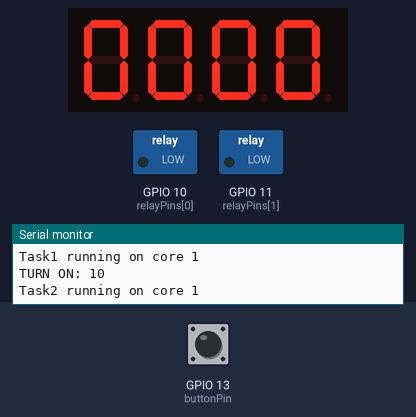
Recording of a program running on a simulated ESP32-S3. On the bench: 4-digit seven-segment display, switched loads named in the program (green lamp = pin HIGH), the last lines printed to the serial monitor. Dashed ring = blinking. Inputs (shaded band) come from the test bench; at power-on: GPIO 13 (buttonPin) HIGH.

Above: at 2.2 s.
2.3 s: GPIO 13 (buttonPin) pulled LOW for 0.15 s
At 3.3 s:
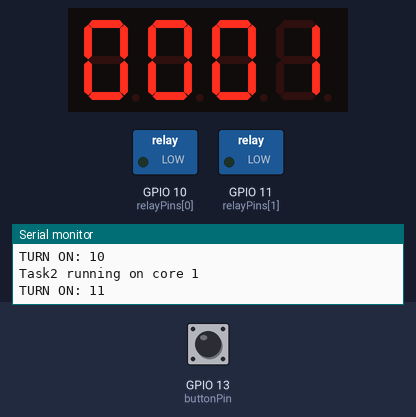
4.2 s: GPIO 13 (buttonPin) pulled LOW for 1 s
At 5.9 s:
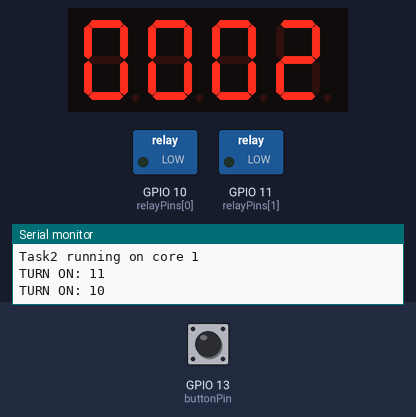
6.7 s: GPIO 13 (buttonPin) pulled LOW for 0.15 s
At 7.6 s:
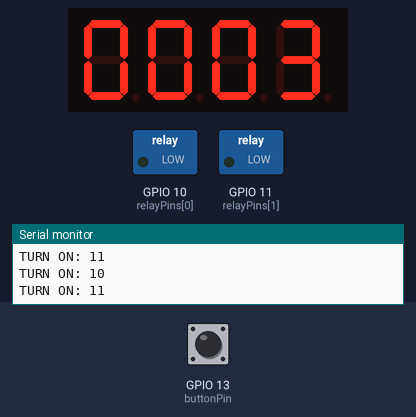
8.4 s: GPIO 13 (buttonPin) pulled LOW for 1 s
At 9.1 s:
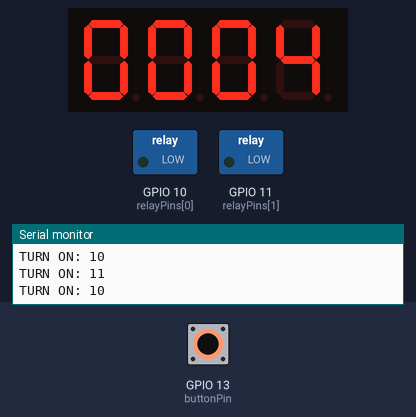
10.9 s: GPIO 13 (buttonPin) pulsed LOW 5 times (0.12 s each, 0.3 s apart)
At 11.35 s:
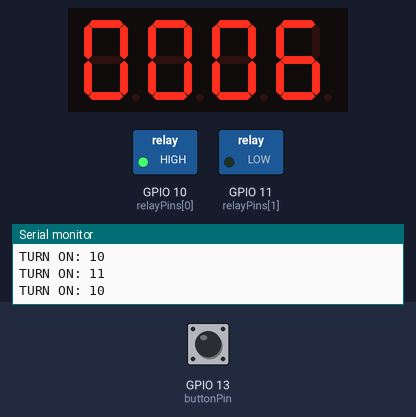
Timing chart, 0 to 13.9 s (numbered marks = the images above; inputs shaded):
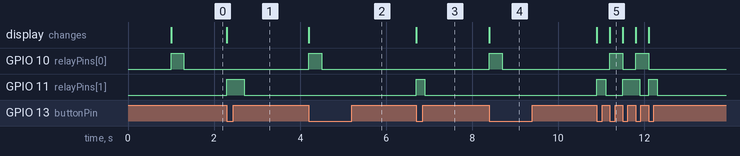

Measured:
- after the input at 2.3 s, GPIO 11 (relayPins[1]): LOW → HIGH at once, → LOW 0.40 s later; the display: changes at once (image 1)
- after the input at 4.2 s, GPIO 10 (relayPins[0]): LOW → HIGH at once, → LOW 0.30 s later; the display: changes at once (image 2)
- after the input at 6.7 s, GPIO 11 (relayPins[1]): LOW → HIGH at once, → LOW 0.20 s later; the display: changes at once (image 3)
- after the input at 8.4 s, GPIO 10 (relayPins[0]): LOW → HIGH at once, → LOW 0.30 s later; the display: changes at once (image 4)
- after the input at 10.9 s, GPIO 10 (relayPins[0]): alternates HIGH for 0.30 s and LOW for 0.30 s, 4 changes in all, then stays LOW, starting after 0.30 s; GPIO 11 (relayPins[1]): goes HIGH 0.20 s, LOW 0.40 s, HIGH 0.40 s, LOW 0.20 s, HIGH 0.20 s, then LOW, starting at once; the display: first changes at once (image 5 shows a later state)

The program:

main.cpp
```cpp
#include <Arduino.h>
#include "SevSeg.h"
SevSeg sevseg;

TaskHandle_t Task1;
TaskHandle_t Task2;

int number = 0;
char buffer[5];

byte digitPins[] = {4, 5, 6, 7};
byte segmentPins[] = {9, 46, 16, 18, 8, 3, 15, 17};

int relayPins[] = {10, 11};
int relayCooldown[] = {0, 0};
int relayUpTime = 1;

int relayIndex = 1;
int relayLength = 0;

int buttonPin = 13;
int buttonState = 0;
bool isPressed = false;
int pressDelay = 10;
int currentPressDelay = 0;

void enable_relay()
{
  relayIndex = relayIndex < relayLength - 1 ? relayIndex + 1 : 0;
  if (relayCooldown[relayIndex] <= 0)
  {
    Serial.printf("TURN ON: %d \n", relayPins[relayIndex]);
    digitalWrite(relayPins[relayIndex], HIGH);
    relayCooldown[relayIndex] = relayUpTime;
  }
}

void update_counter()
{
  enable_relay();
  sprintf(buffer, "%04d", number);
  sevseg.setChars(buffer);
}

void set_number(int num)
{
  number = num;
  update_counter();
}

void add_number(int amount)
{
  number += amount;
  update_counter();
}

void subtract_number(int amount)
{
  add_number(-amount);
}

void reset()
{
  number = 0;
  sprintf(buffer, "%04d", number);
  sevseg.setChars(buffer);
}

void Task1code(void *pvParameters)
{
  Serial.print("Task1 running on core ");
  Serial.println(xPortGetCoreID());

  for (;;)
  {
    buttonState = digitalRead(buttonPin);
    if (buttonState == LOW)
    {
      if (!isPressed && currentPressDelay <= 0)
      {
        isPressed = true;
        currentPressDelay = pressDelay;
        add_number(1);
      }
    }
    else
    {
      isPressed = false;
      if (currentPressDelay > 0)
      {
        currentPressDelay--;
      }
    }
    sevseg.refreshDisplay();
    delay(1);
  }
}

void Task2code(void *pvParameters)
{
  Serial.print("Task2 running on core ");
  Serial.println(xPortGetCoreID());

  for (;;)
  {
    for (size_t i = 0; i < relayLength; i++)
    {
      if (relayCooldown[i] == 0)
      {
        digitalWrite(relayPins[i], LOW);
        relayCooldown[i] = 0;
        // Serial.printf("Turn off: %d\n", relayPins[relayIndex]);
      }
      else if (relayCooldown[i] > 0)
      {
        relayCooldown[i]--;
        // Serial.printf("Count: %d | %d\n", relayPins[relayIndex], relayCooldown[i]);
      }
    }

    delay(200);
  }
}

void setup()
{
  Serial.begin(115200);

  // Create threads
  xTaskCreatePinnedToCore(Task1code, "Task1", 10000, NULL, 1, &Task1, 0);
  delay(500);
  xTaskCreatePinnedToCore(Task2code, "Task2", 10000, NULL, 1, &Task2, 1);
  delay(500);

  // Setup the values
  byte numDigits = sizeof(digitPins) / sizeof(digitPins[0]);
  relayLength = sizeof(relayPins) / sizeof(relayPins[0]);
  bool resistorsOnSegments = 0;
  currentPressDelay = pressDelay;

  // Setup the pins
  pinMode(buttonPin, INPUT_PULLUP);
  for (size_t i = 0; i < relayLength; i++)
  {
    pinMode(relayPins[i], OUTPUT);
  }

  // Setup the segment display
  sevseg.begin(COMMON_CATHODE, numDigits, digitPins, segmentPins, resistorsOnSegments);
  sevseg.setBrightness(90);

  reset();
}

void loop()
{
}
```
